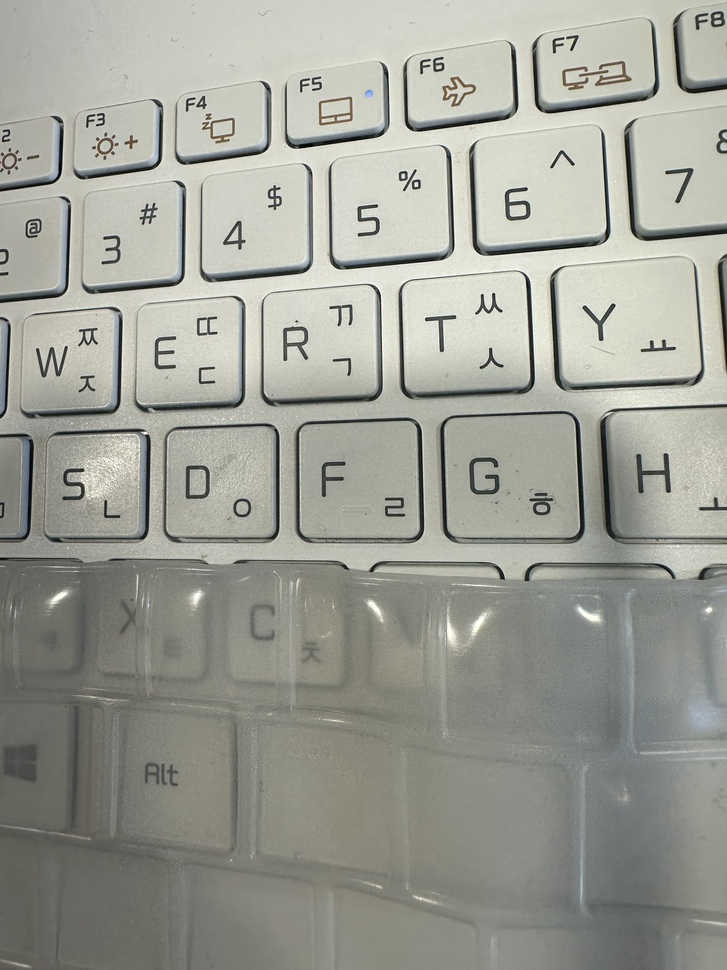
#> input picture data/img1.jpg, 727 x 970 px, shrunk from 3024 x 4032 before the run
$ python main.py   (older library calls are emulated)
#> lines starting #> are read from the running program, lines starting #| are printed output that depends on the picture
### src/utils.py
from pathlib import Path

import cv2
import numpy as np


def load_image(path: str) -> np.ndarray:
    # cv2.imread는 파일을 NumPy 배열로 읽는다.
    # 반환 shape은 보통 (height, width, 3)이고 채널 순서는 BGR이다.
#> called with path = 'data/img1.jpg'
    image = cv2.imread(path)
#> image is the input picture: shape (970, 727, 3); mean B, G, R 149.5, 158.6, 157.4
#> call 2 of load_image, with path = 'data/img2.jpg'
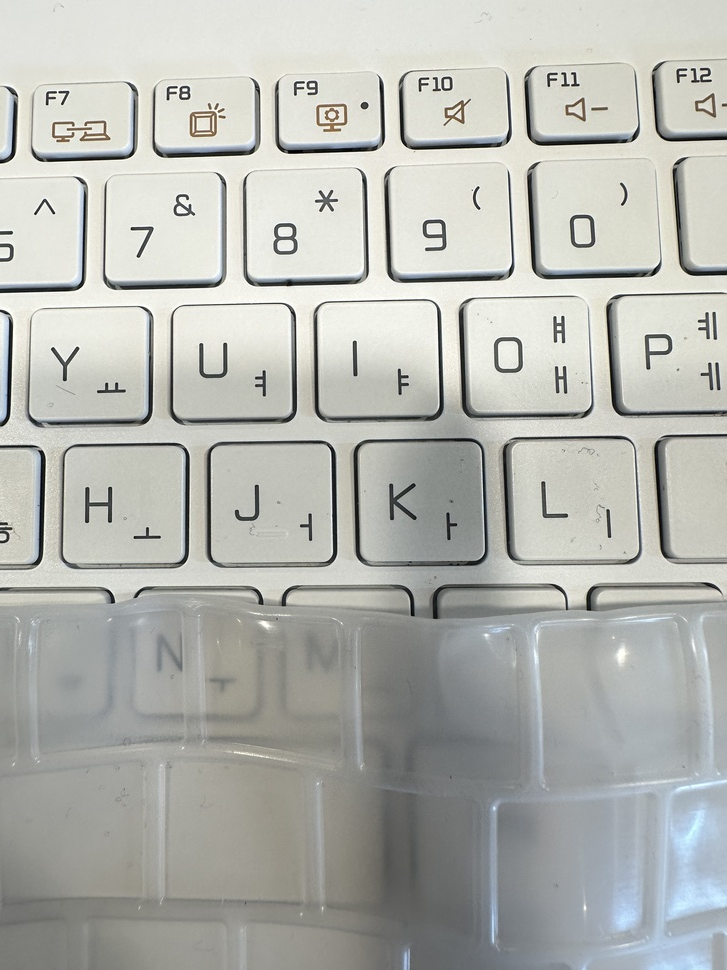
#> input picture data/img2.jpg, 727 x 970 px, shrunk from 3024 x 4032 before the run
#> in load_image, image is the input picture: shape (970, 727, 3); mean B, G, R 176.2, 181.5, 179.8
#> call 3 of load_image, with path = 'data/img3.jpg'
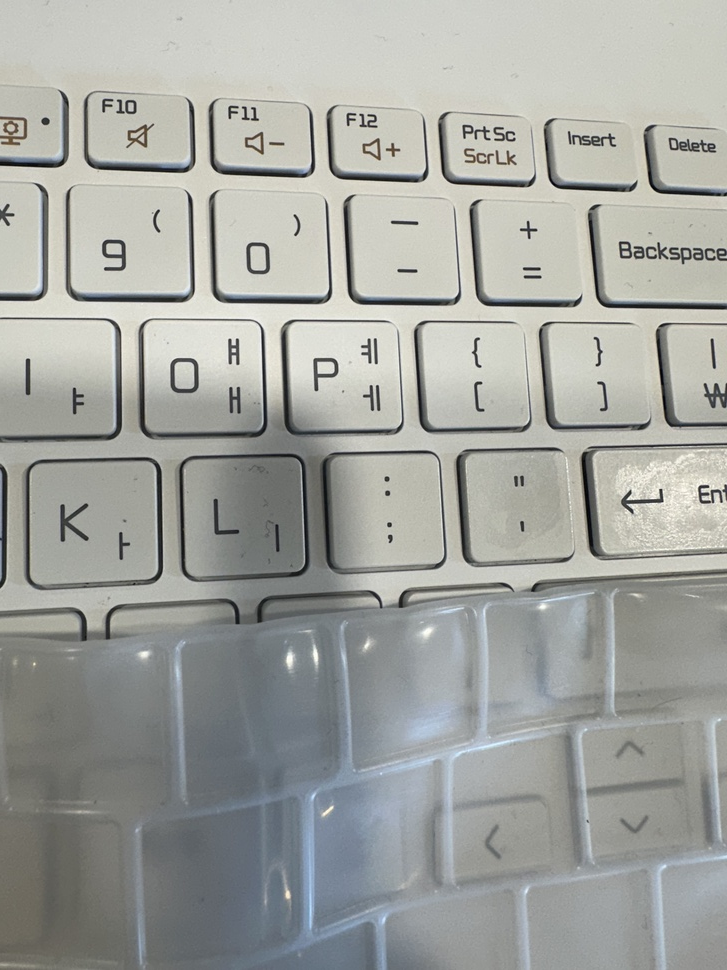
#> input picture data/img3.jpg, 727 x 970 px, shrunk from 3024 x 4032 before the run
#> in load_image, image is the input picture: shape (970, 727, 3); mean B, G, R 159.4, 164, 162.1
    if image is None:
        raise FileNotFoundError(f"Failed to load image: {path}")
    return image


def save_image(path: str, image: np.ndarray) -> None:
    # Path(path).parent는 저장 대상 파일의 상위 폴더다.
    # mkdir(..., exist_ok=True)를 써서 폴더가 이미 있어도 오류 없이 넘어가게 한다.
    output_path = Path(path)
    output_path.parent.mkdir(parents=True, exist_ok=True)
    cv2.imwrite(str(output_path), image)


def draw_keypoints(image: np.ndarray, keypoints: np.ndarray, color: tuple[int, int, int] = (0, 0, 255)) -> np.ndarray:
    # 원본을 보존하기 위해 copy() 위에 그린다.
    # keypoints는 [x, y] 실수 좌표 배열이라 OpenCV drawing 함수에 넣기 전에 int로 바꾼다.
    canvas = image.copy()
    for x, y in keypoints.astype(int):
        cv2.circle(canvas, (x, y), 6, color, 2)
    return canvas


def draw_matches(
    img1: np.ndarray,
    kp1: np.ndarray,
    img2: np.ndarray,
    kp2: np.ndarray,
    max_draw: int = 60,
) -> np.ndarray:
    # 두 이미지를 좌우로 붙인 큰 canvas를 만든 뒤 대응점을 선으로 이어 매칭 품질을 본다.
    h1, w1 = img1.shape[:2]
    h2, w2 = img2.shape[:2]

    # np.zeros는 검은 배경 canvas를 만든다.
    canvas = np.zeros((max(h1, h2), w1 + w2, 3), dtype=np.uint8)
    canvas[:h1, :w1] = img1
    canvas[:h2, w1:w1 + w2] = img2

    # 매칭점이 너무 많으면 보기 어려우므로 앞에서부터 최대 max_draw개만 그린다.
    count = min(len(kp1), max_draw)
    for idx in range(count):
        x1, y1 = kp1[idx].astype(int)
        x2, y2 = kp2[idx].astype(int)
        # np.random.randint로 매칭마다 다른 색을 만들어 시각적으로 구분한다.
        color = tuple(int(c) for c in np.random.randint(0, 255, size=3))
        # 오른쪽 이미지 점은 canvas에서 w1만큼 오른쪽으로 밀려 있으므로 x 좌표에 w1을 더한다.
        cv2.circle(canvas, (x1, y1), 6, color, 2)
        cv2.circle(canvas, (x2 + w1, y2), 6, color, 2)
        cv2.line(canvas, (x1, y1), (x2 + w1, y2), color, 2)
    return canvas

### src/stitch.py
import numpy as np

from src.harris import detect_harris_corners
from src.descriptor import extract_patch_descriptors
from src.matching import knn_match_mutual
from src.homography import apply_homography, compute_homography_ransac
from src.warping import backward_warp, blend_average, blend_feather, match_overlap_brightness


def image_corners(image: np.ndarray) -> np.ndarray:
    # shape[:2]에서 높이/너비를 꺼내 네 꼭짓점을 [x, y]로 반환한다.
    h, w = image.shape[:2]
    return np.asarray([[0, 0], [w - 1, 0], [w - 1, h - 1], [0, h - 1]], dtype=np.float32)


def compute_panorama_bounds(images: list[np.ndarray], homographies: list[np.ndarray]) -> tuple[int, int, np.ndarray]:
    # 각 이미지의 warped corner를 모아 최종 파노라마 bounding box를 계산한다.
    all_corners = []
    for image, h_matrix in zip(images, homographies):
        corners = image_corners(image)
        warped = apply_homography(corners, h_matrix)
        all_corners.append(warped)

    # 여러 corner 배열을 하나로 합친 뒤 최소/최대 좌표를 구한다.
    stacked = np.vstack(all_corners)
    min_xy = np.floor(stacked.min(axis=0)).astype(int)
    max_xy = np.ceil(stacked.max(axis=0)).astype(int)

    # 음수 좌표가 생길 수 있으므로 캔버스 안으로 옮기는 translation을 만든다.
    tx = -min_xy[0]
    ty = -min_xy[1]
    translation = np.array([[1.0, 0.0, tx], [0.0, 1.0, ty], [0.0, 0.0, 1.0]], dtype=np.float64)

    width = int(max_xy[0] - min_xy[0] + 1)
    height = int(max_xy[1] - min_xy[1] + 1)
    return height, width, translation


def stitch_three_images(
    img1: np.ndarray,
    img2: np.ndarray,
    img3: np.ndarray,
    harris_params: dict,
    descriptor_patch_size: int,
    ratio_thresh: float,
    descriptor_params: dict | None = None,
    ransac_params: dict | None = None,
) -> dict:
    # img2를 기준 좌표계로 삼아 파노라마를 만들고, None 옵션은 빈 dict로 바꿔 안전하게 넘긴다.
#> called with descriptor_patch_size = 17, ratio_thresh = 0.85
    descriptor_params = descriptor_params or {}
#> descriptor_params = {'num_cells': 4, 'num_bins': 8, 'smoothing_sigma': 1.2}
    ransac_params = ransac_params or {}
#> ransac_params = {'num_iters': 2000, 'inlier_threshold': 3, 'random_state': 42}

    # 파이프라인: 특징점 검출 -> descriptor 생성 -> 매칭 -> homography 추정 -> warping -> blending.

    # 1) 각 이미지에서 Harris corner와 response map을 계산한다.
    corners1, response1 = detect_harris_corners(img1, **harris_params)
    corners2, response2 = detect_harris_corners(img2, **harris_params)
    corners3, response3 = detect_harris_corners(img3, **harris_params)

    # 2) Harris 위치에서 descriptor를 만들며, 유효하지 않은 점은 제외될 수 있다.
    kp1, desc1 = extract_patch_descriptors(img1, corners1, patch_size=descriptor_patch_size, **descriptor_params)
    kp2, desc2 = extract_patch_descriptors(img2, corners2, patch_size=descriptor_patch_size, **descriptor_params)
    kp3, desc3 = extract_patch_descriptors(img3, corners3, patch_size=descriptor_patch_size, **descriptor_params)

    # 3) img2 기준으로 img1-img2, img3-img2 사이 mutual match를 구한다.
    # 이 단계는 descriptor가 서로 비슷한 점들을 고르는 과정이다.
    # 다만 descriptor similarity만으로는 반복 패턴이나 비슷한 texture 때문에 틀린 짝이 일부 남을 수 있다.
    raw_src12, raw_dst12, matches12 = knn_match_mutual(kp1, desc1, kp2, desc2, ratio_thresh=ratio_thresh)
    raw_src32, raw_dst32, matches32 = knn_match_mutual(kp3, desc3, kp2, desc2, ratio_thresh=ratio_thresh)

    # Homography는 최소 4개 대응점이 필요하다.
    if len(raw_src12) < 4:
        raise RuntimeError("Not enough matches between img1 and img2.")
    if len(raw_src32) < 4:
        raise RuntimeError("Not enough matches between img3 and img2.")

    # 4) RANSAC으로 outlier를 제거하며 homography와 inlier mask를 추정한다.
    # 즉 KNN matching이 만든 후보 correspondence 중에서 "하나의 homography로 함께 설명되지 않는 점"을 버리는 단계다.
    # RANSAC은 descriptor를 다시 비교하지 않고, reprojection error 기반의 기하학적 일관성으로 inlier/outlier를 나눈다.
    h12, inliers12 = compute_homography_ransac(raw_src12, raw_dst12, **ransac_params)
    h32, inliers32 = compute_homography_ransac(raw_src32, raw_dst32, **ransac_params)

    # 불리언 마스크로 inlier correspondence만 남긴다.
    src12 = raw_src12[inliers12]
    dst12 = raw_dst12[inliers12]
    src32 = raw_src32[inliers32]
    dst32 = raw_dst32[inliers32]

    # img2가 기준 좌표계이므로 자신의 변환은 identity다.
    h1_ref = h12
    h2_ref = np.eye(3, dtype=np.float64)
    h3_ref = h32

    # 세 이미지를 모두 담을 수 있는 panorama canvas 크기와 translation을 계산한다.
    pano_h, pano_w, translation = compute_panorama_bounds([img1, img2, img3], [h1_ref, h2_ref, h3_ref])

    # 최종 변환은 원본 이미지 좌표를 파노라마 캔버스 좌표로 보낸다.
    h1_canvas = translation @ h1_ref
    h2_canvas = translation @ h2_ref
    h3_canvas = translation @ h3_ref

    # 5) 세 이미지를 panorama canvas 위로 backward warping 한다.
    warp1, mask1 = backward_warp(img1, (pano_h, pano_w), h1_canvas)
    warp2, mask2 = backward_warp(img2, (pano_h, pano_w), h2_canvas)
    warp3, mask3 = backward_warp(img3, (pano_h, pano_w), h3_canvas)

    # 가장 단순한 baseline 결과는 겹치는 영역 평균이다.
    panorama_raw = blend_average([warp1, warp2, warp3], [mask1, mask2, mask3])

    # seam을 줄이기 위해 img2 기준으로 img1/img3의 겹침 영역 밝기를 먼저 맞춘다.
    warp1_brightness = match_overlap_brightness(warp1, mask1, warp2, mask2)
    warp3_brightness = match_overlap_brightness(warp3, mask3, warp2, mask2)

    # feather blending은 경계 가중치를 완만하게 바꿔 seam을 더 부드럽게 만든다.
    panorama_brightness = blend_average([warp1_brightness, warp2, warp3_brightness], [mask1, mask2, mask3])
    panorama_feather = blend_feather([warp1_brightness, warp2, warp3_brightness], [mask1, mask2, mask3])

    # 후처리와 시각화에 쓸 중간 결과를 함께 반환한다.
    return {
        # corners*: Harris detector가 찾은 원래 코너 좌표들
        "corners1": corners1,
        "corners2": corners2,
        "corners3": corners3,
        # response*: Harris response 전체 맵
        "response1": response1,
        "response2": response2,
        "response3": response3,
        # raw_matches*: mutual match는 통과했지만 RANSAC 전 단계인 좌표쌍
        "raw_matches12_src": raw_src12,
        "raw_matches12_dst": raw_dst12,
        "raw_matches32_src": raw_src32,
        "raw_matches32_dst": raw_dst32,
        # matches*: RANSAC inlier만 남긴 좌표쌍
        "matches12_src": src12,
        "matches12_dst": dst12,
        "matches32_src": src32,
        "matches32_dst": dst32,
        # matches*_meta: 매칭 인덱스와 ratio score
        "matches12_meta": matches12,
        "matches32_meta": matches32,
        # matches*_inliers: 각 raw match가 inlier인지 나타내는 bool mask
        "matches12_inliers": inliers12,
        "matches32_inliers": inliers32,
        # H12/H32: 각 이미지에서 img2 기준으로 가는 homography
        "H12": h12,
        "H32": h32,
        # warped_img*: blending 전, 캔버스에 정렬된 원본 이미지
        "warped_img1": np.clip(warp1, 0, 255).astype(np.uint8),
        "warped_img3": np.clip(warp3, 0, 255).astype(np.uint8),
        # panorama_*: 단계별 결과 파노라마
        "panorama_raw": panorama_raw,
        "panorama_brightness": panorama_brightness,
        "panorama_feather": panorama_feather,
    }

### src/harris.py
import cv2
import numpy as np


def harris_response(gray: np.ndarray, k: float = 0.04, window_size: int = 3) -> np.ndarray:
    # Harris corner detector는 밝기 변화의 2차 구조를 이용해 "코너다운 지점"을 찾는다.
    # 입력은 grayscale 이미지이며, 계산 안정성을 위해 float32로 바꿔 둔다.
#> called with k = 0.04, window_size = 3
    gray = gray.astype(np.float32)
    # cv2.Sobel은 x/y 방향 미분(gradient)을 구하는 함수다.
    # ix는 x방향 변화량, iy는 y방향 변화량으로 edge/corner 계산의 기초가 된다.
    ix = cv2.Sobel(gray, cv2.CV_32F, 1, 0, ksize=3)
    iy = cv2.Sobel(gray, cv2.CV_32F, 0, 1, ksize=3)

    # structure tensor M의 성분을 만들기 위해 Ix^2, Iy^2, IxIy를 계산한다.
    # GaussianBlur는 주변 정보를 평균내는 smoothing 역할을 해서 response를 더 안정적으로 만든다.
    ixx = cv2.GaussianBlur(ix * ix, (window_size, window_size), 1.0)
    iyy = cv2.GaussianBlur(iy * iy, (window_size, window_size), 1.0)
    ixy = cv2.GaussianBlur(ix * iy, (window_size, window_size), 1.0)
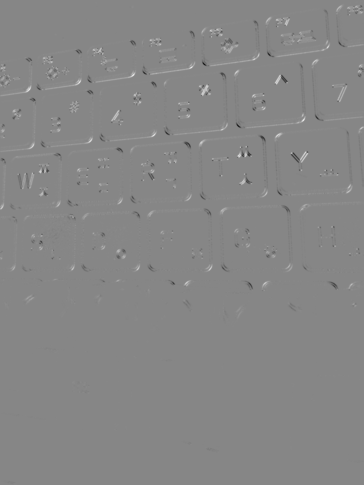
#> ixy: shape (970, 727) float32 (shown at 1/2 size); min -220880.4, max 197952.2, mean 378.1; drawn with min black and max white

    # Harris 식 R = det(M) - k * trace(M)^2
    # det가 크고 trace에 비해 충분히 크면 두 방향으로 변화가 큰 코너로 해석된다.
    det = ixx * iyy - ixy * ixy
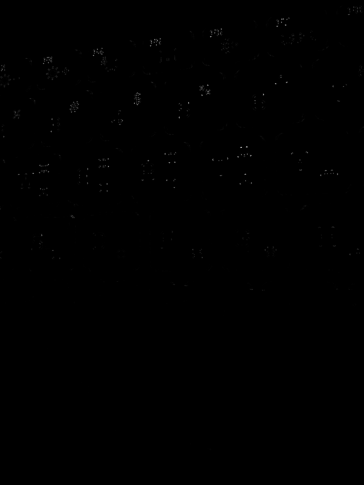
#> det: shape (970, 727) float32 (shown at 1/2 size); min 0, max 3.82e+10, mean 41261748; drawn with min black and max white
    trace = ixx + iyy
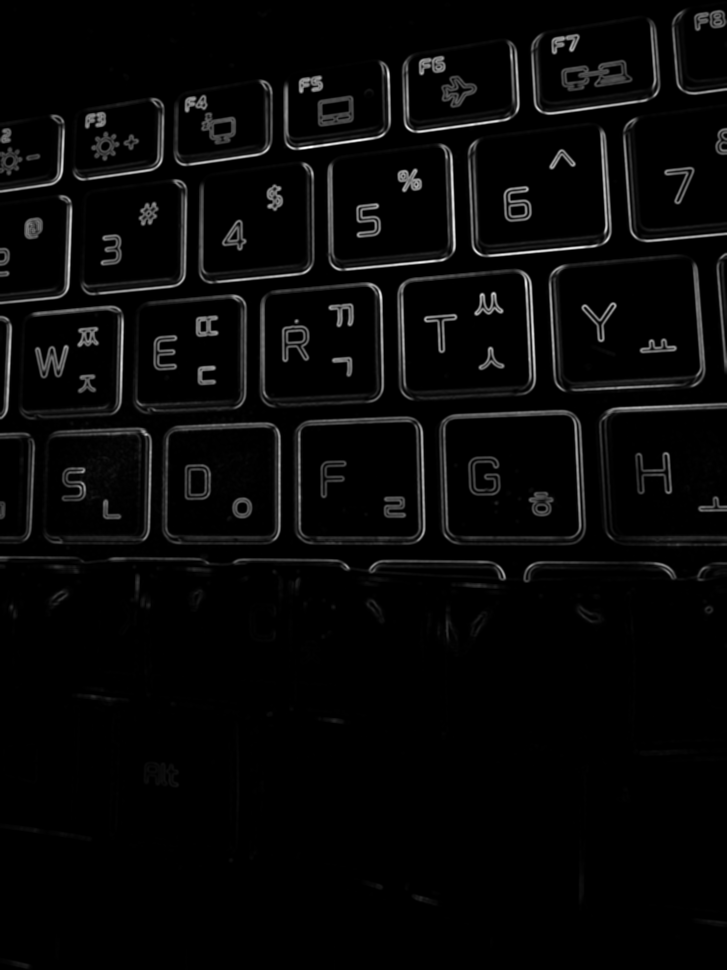
#> trace: shape (970, 727) float32; min 0, max 494542.4, mean 15815.5; drawn with min black and max white
    response = det - k * (trace ** 2)
    return response


def non_maximum_suppression(response: np.ndarray, nms_window: int = 7) -> np.ndarray:
    # cv2.dilate는 주변 window 안의 최댓값을 퍼뜨린다.
    # 원래 response와 dilated 결과가 같은 위치만 남기면 local maximum만 고를 수 있다.
    dilated = cv2.dilate(response, np.ones((nms_window, nms_window), dtype=np.uint8))
    return response == dilated


def detect_harris_corners(
    image: np.ndarray,
    max_corners: int = 800,
    response_thresh_ratio: float = 0.01,
    k: float = 0.04,
    window_size: int = 3,
    nms_window: int = 7,
    border_margin: int = 8,
) -> tuple[np.ndarray, np.ndarray]:
    # Harris response는 grayscale에서 계산하므로 먼저 BGR 이미지를 단일 채널 grayscale로 바꾼다.
    gray = cv2.cvtColor(image, cv2.COLOR_BGR2GRAY)
    response = harris_response(gray, k=k, window_size=window_size)

    # response.max()의 일정 비율보다 큰 점만 후보로 두어 약한 코너를 제거한다.
    threshold = response_thresh_ratio * response.max()
#> threshold = 315882864.6
#> (the rest of the program and of its run is left out)
